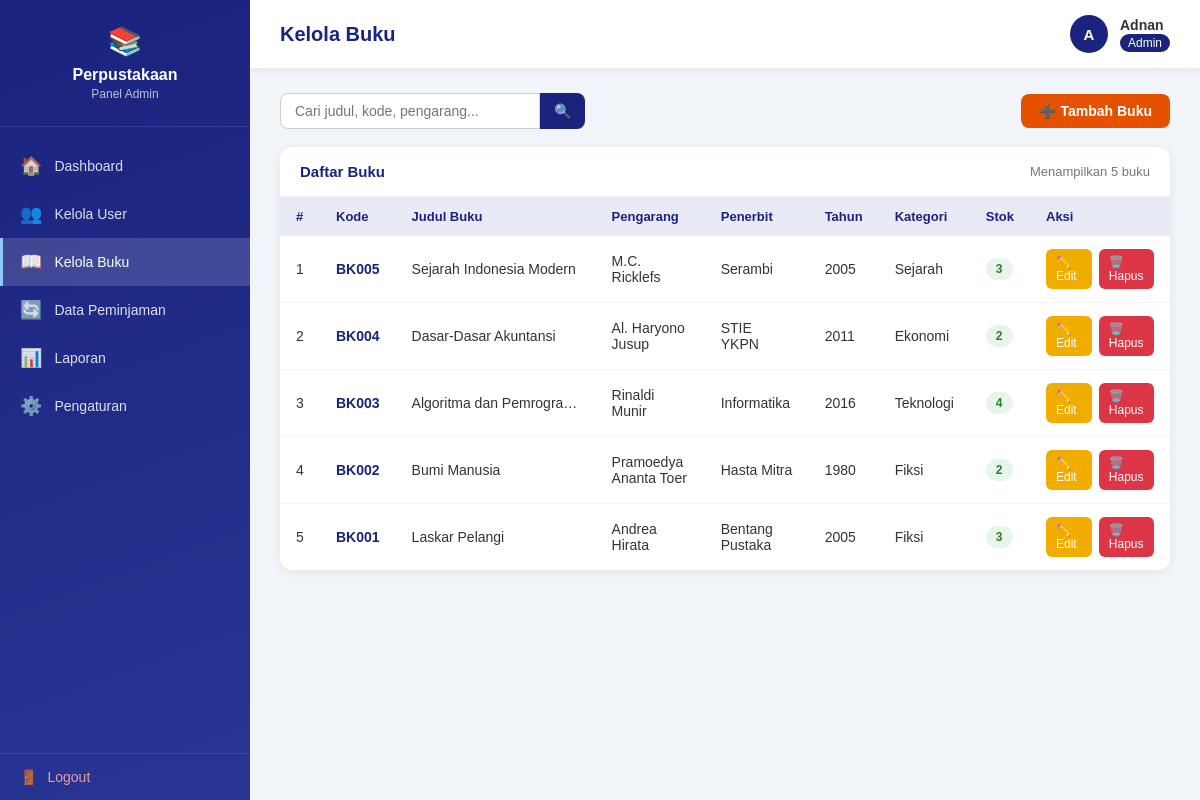
Screenshot of /admin/kelola_buku.php (signed in) with the database file from the repository.
### tables this page shows
CREATE TABLE `buku` (
  `id` int(11) NOT NULL,
  `kode_buku` varchar(20) NOT NULL,
  `judul` varchar(200) NOT NULL,
  `pengarang` varchar(100) NOT NULL,
  `penerbit` varchar(100) NOT NULL,
  `tahun_terbit` year(4) NOT NULL,
  `kategori` varchar(50) NOT NULL DEFAULT 'Umum',
  `stok` int(11) NOT NULL DEFAULT 1,
  `created_at` timestamp NOT NULL DEFAULT current_timestamp()
);

### admin/kelola_buku.php (the view, shortened to what this page needs)
<?php
include '../koneksi.php';
$search = isset($_GET['search']) ? mysqli_real_escape_string($koneksi, $_GET['search']) : '';
$where = $search ? "WHERE judul LIKE '%$search%' OR kode_buku LIKE '%$search%' OR pengarang LIKE '%$search%'" : '';
$result = mysqli_query($koneksi, "SELECT * FROM buku $where ORDER BY id DESC");
$total  = mysqli_num_rows($result);
?>
<!DOCTYPE html>
<html lang="id">
<head>
</head>
<body>
<div class="sidebar">
    <div class="sidebar-header">
        <div class="logo">📚</div>
        <h3>Perpustakaan</h3>
        <p>Panel Admin</p>
    </div>
    <div class="sidebar-menu">
        <a href="dashboard.php"><span class="icon">🏠</span> Dashboard</a>
        <a href="kelola_user.php"><span class="icon">👥</span> Kelola User</a>
        <a href="kelola_buku.php" class="active"><span class="icon">📖</span> Kelola Buku</a>
        <a href="#"><span class="icon">🔄</span> Data Peminjaman</a>
        <a href="#"><span class="icon">📊</span> Laporan</a>
        <a href="#"><span class="icon">⚙️</span> Pengaturan</a>
    </div>
    <div class="sidebar-footer">
        <a href="../logout.php"><span>🚪</span> Logout</a>
    </div>
</div>
<div class="main">
    <div class="topbar">
        <h1>Kelola Buku</h1>
        <div class="user-info">
            <div class="avatar"><?= strtoupper(substr($_SESSION['nama'] ?? 'A', 0, 1)) ?></div>
            <div>
                <div class="user-name"><?= htmlspecialchars($_SESSION['nama'] ?? 'Admin') ?></div>
                <div><span class="user-role">Admin</span></div>
            </div>
        </div>
    </div>
    <div class="content">
        <div class="toolbar">
            <form method="GET" class="search-box">
                <input type="text" name="search" placeholder="Cari judul, kode, pengarang..." value="<?= htmlspecialchars($search) ?>">
                <button type="submit">🔍</button>
            </form>
            <a href="tambah_buku.php" class="btn-tambah">➕ Tambah Buku</a>
        </div>
        <div class="table-card">
            <div class="tc-header">
                <h4>Daftar Buku</h4>
                <span>Menampilkan <?= $total ?> buku</span>
            </div>
            <?php if ($total > 0): ?>
            <div style="overflow-x: auto;">
                <table>
                    <thead>
                        <tr>
                            <th style="width:40px;">#</th>
                            <th>Kode</th>
                            <th>Judul Buku</th>
                            <th>Pengarang</th>
                            <th>Penerbit</th>
                            <th>Tahun</th>
                            <th>Kategori</th>
                            <th>Stok</th>
                            <th style="width:140px;">Aksi</th>
                        </tr>
                    </thead>
                    <tbody>
                    <?php $no = 1; while ($row = mysqli_fetch_assoc($result)): ?>
                        <tr>
                            <td><?= $no++ ?></td>
                            <td><strong style="color: #1a237e;"><?= htmlspecialchars($row['kode_buku']) ?></strong></td>
                            <td style="max-width: 200px; white-space: nowrap; overflow: hidden; text-overflow: ellipsis;" title="<?= htmlspecialchars($row['judul']) ?>">
                                <?= htmlspecialchars($row['judul']) ?>
                            </td>
                            <td><?= htmlspecialchars($row['pengarang']) ?></td>
                            <td><?= htmlspecialchars($row['penerbit']) ?></td>
                            <td><?= htmlspecialchars($row['tahun_terbit']) ?></td>
                            <td><?= htmlspecialchars($row['kategori']) ?></td>
                            <td>
                                <span class="stok-badge <?= $row['stok'] > 0 ? 'ada' : 'habis' ?>">
                                    <?= $row['stok'] ?>
                                </span>
                            </td>
                            <td>
                                <div class="action-btns">
                                    <a href="edit_buku.php?id=<?= $row['id'] ?>" class="btn-edit">✏️ Edit</a>
                                    <a href="#" class="btn-hapus" onclick="konfirmasiHapus(<?= $row['id'] ?>, '<?= htmlspecialchars(addslashes($row['judul'])) ?>')">🗑️ Hapus</a>
                                </div>
                            </td>
                        </tr>
                    <?php endwhile; ?>
                    </tbody>
                </table>
            </div>
            <?php endif; ?>
        </div>
    </div>
</div>
</body>
</html>

### admin/kelola_buku.php (style rules this page uses)
* { box-sizing: border-box; margin: 0; padding: 0; }
body { font-family: Arial, sans-serif; background: #f1f5f9; color: #333; display: flex; min-height: 100vh; }
.sidebar { width: 250px; background: linear-gradient(160deg, #1a237e, #283593); color: white; display: flex; flex-direction: column; position: fixed; height: 100vh; z-index: 100; }
.sidebar-header { padding: 25px 20px; border-bottom: 1px solid rgba(255,255,255,0.1); text-align: center; }
.sidebar-header .logo { font-size: 28px; margin-bottom: 8px; }
.sidebar-header h3 { font-size: 16px; font-weight: bold; }
.sidebar-header p { font-size: 12px; opacity: 0.7; margin-top: 3px; }
.sidebar-menu { padding: 15px 0; flex: 1; overflow-y: auto; }
.sidebar-menu a { display: flex; align-items: center; gap: 12px; padding: 13px 20px; color: rgba(255,255,255,0.85); text-decoration: none; font-size: 14px; transition: all 0.2s; }
.sidebar-menu a:hover, .sidebar-menu a.active { background: rgba(255,255,255,0.15); color: white; border-left: 3px solid #90caf9; padding-left: 17px; }
.sidebar-menu a .icon { font-size: 18px; min-width: 22px; text-align: center; }
.sidebar-footer { padding: 15px 20px; border-top: 1px solid rgba(255,255,255,0.1); }
.sidebar-footer a { display: flex; align-items: center; gap: 10px; color: #ef9a9a; text-decoration: none; font-size: 14px; }
.main { margin-left: 250px; flex: 1; display: flex; flex-direction: column; min-width: 0; }
.topbar { background: white; padding: 15px 30px; display: flex; justify-content: space-between; align-items: center; box-shadow: 0 2px 8px rgba(0,0,0,0.07); }
.topbar h1 { font-size: 20px; color: #1a237e; }
.topbar .user-info { display: flex; align-items: center; gap: 12px; }
.topbar .avatar { width: 38px; height: 38px; background: #1a237e; color: white; border-radius: 50%; display: flex; align-items: center; justify-content: center; font-weight: bold; font-size: 15px; }
.topbar .user-name { font-size: 14px; font-weight: bold; }
.topbar .user-role { font-size: 12px; background: #1a237e; color: white; padding: 2px 8px; border-radius: 10px; }
.content { padding: 25px 30px; }
.toolbar { display: flex; justify-content: space-between; align-items: center; flex-wrap: wrap; gap: 12px; margin-bottom: 18px; }
.search-box { display: flex; }
.search-box input { padding: 9px 14px; border: 1px solid #ccc; border-radius: 8px 0 0 8px; font-size: 14px; width: 260px; }
.search-box button { padding: 9px 14px; background: #1a237e; color: white; border: none; border-radius: 0 8px 8px 0; cursor: pointer; font-size: 14px; }
.btn-tambah { display: flex; align-items: center; gap: 6px; padding: 9px 18px; background: #e65100; color: white; text-decoration: none; border-radius: 8px; font-size: 14px; font-weight: bold; white-space: nowrap; transition: 0.2s; }
.table-card { background: white; border-radius: 12px; box-shadow: 0 2px 10px rgba(0,0,0,0.07); overflow: hidden; }
.table-card .tc-header { padding: 16px 20px; border-bottom: 1px solid #f0f0f0; display: flex; justify-content: space-between; align-items: center; }
.table-card .tc-header h4 { font-size: 15px; color: #1a237e; }
.table-card .tc-header span { font-size: 13px; color: #777; }
table { width: 100%; border-collapse: collapse; }
thead th { background: #e8eaf6; color: #1a237e; padding: 12px 16px; text-align: left; font-size: 13px; font-weight: bold; white-space: nowrap; }
tbody td { padding: 13px 16px; border-bottom: 1px solid #f5f5f5; font-size: 14px; vertical-align: middle; }
tbody tr:last-child td { border-bottom: none; }
.action-btns { display: flex; gap: 7px; }
.btn-edit { padding: 6px 10px; background: #f0ad00; color: white; border: none; border-radius: 6px; font-size: 12px; cursor: pointer; text-decoration: none; display: inline-flex; align-items: center; gap: 4px; }
.btn-hapus { padding: 6px 10px; background: #dc3545; color: white; border: none; border-radius: 6px; font-size: 12px; cursor: pointer; text-decoration: none; display: inline-flex; align-items: center; gap: 4px; }
.stok-badge { display: inline-block; padding: 4px 10px; border-radius: 12px; font-size: 12px; font-weight: bold; }
.stok-badge.ada { background: #e8f5e9; color: #2e7d32; }

### rows the page displays
buku: kode_buku "BK005", judul "Sejarah Indonesia Modern", pengarang "M.C. Ricklefs", penerbit "Serambi", tahun_terbit "2005", kategori "Sejarah", stok "3"
buku: kode_buku "BK004", judul "Dasar-Dasar Akuntansi", pengarang "Al. Haryono Jusup", penerbit "STIE YKPN", tahun_terbit "2011", kategori "Ekonomi", stok "2"
buku: kode_buku "BK003", judul "Algoritma dan Pemrogra…", pengarang "Rinaldi Munir", penerbit "Informatika", tahun_terbit "2016", kategori "Teknologi", stok "4"
buku: kode_buku "BK002", judul "Bumi Manusia", pengarang "Pramoedya Ananta Toer", penerbit "Hasta Mitra", tahun_terbit "1980", kategori "Fiksi", stok "2"
buku: kode_buku "BK001", judul "Laskar Pelangi", pengarang "Andrea Hirata", penerbit "Bentang Pustaka", tahun_terbit "2005", kategori "Fiksi", stok "3"

### other values shown
substr($_SESSION['nama'] ?? 'A', 0, 1) "A"
$_SESSION['nama'] "Adnan"
$total "5"
